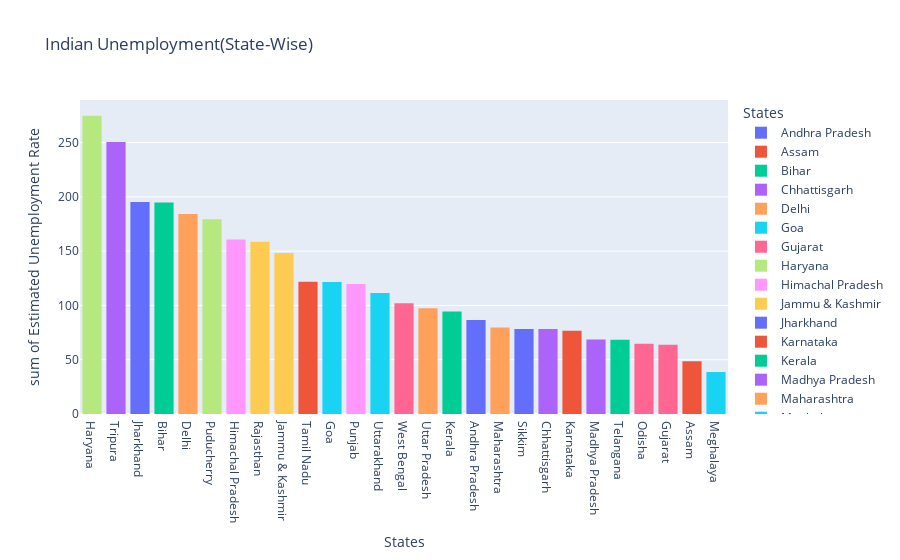

The code cell stored with this chart in its notebook:
### Code cell
import plotly.express as px
figure = px.histogram(df,x= 'States',y= 'Estimated Unemployment Rate',title="Indian Unemployment(State-Wise)",template='plotly',color="States")
figure.update_layout(xaxis={'categoryorder': 'total descending'})
figure.show()

### Figure 1 — Plotly figure (JSON) as saved in the notebook; plotly's stock layout.template omitted (floating-point values rounded to 4 significant figures)
{"data": [{"alignmentgroup": "True", "bingroup": "x", "histfunc": "sum", "hovertemplate": "States=%{x}<br>sum of Estimated Unemployment Rate=%{y}<extra></extra>", "legendgroup": "Andhra Pradesh", "marker": {"color": "#636efa", "pattern": {"shape": ""}}, "name": "Andhra Pradesh", "offsetgroup": "Andhra Pradesh", "orientation": "v", "showlegend": true, "type": "histogram", "x": ["Andhra Pradesh", "Andhra Pradesh", "Andhra Pradesh", "Andhra Pradesh", "Andhra Pradesh", "Andhra Pradesh", "Andhra Pradesh", "Andhra Pradesh", "Andhra Pradesh", "Andhra Pradesh"], "xaxis": "x", "y": [5.48, 5.83, 5.79, 20.51, 17.43, 3.31, 8.34, 6.96, 6.4, 6.59], "yaxis": "y"}, {"alignmentgroup": "True", "bingroup": "x", "histfunc": "sum", "hovertemplate": "States=%{x}<br>sum of Estimated Unemployment Rate=%{y}<extra></extra>", "legendgroup": "Assam", "marker": {"color": "#EF553B", "pattern": {"shape": ""}}, "name": "Assam", "offsetgroup": "Assam", "orientation": "v", "showlegend": true, "type": "histogram", "x": ["Assam", "Assam", "Assam", "Assam", "Assam", "Assam", "Assam", "Assam", "Assam", "Assam"], "xaxis": "x", "y": [4.66, 4.41, 4.77, 11.06, 9.55, 0.6, 3.77, 5.53, 1.19, 3.02], "yaxis": "y"}, {"alignmentgroup": "True", "bingroup": "x", "histfunc": "sum", "hovertemplate": "States=%{x}<br>sum of Estimated Unemployment Rate=%{y}<extra></extra>", "legendgroup": "Bihar", "marker": {"color": "#00cc96", "pattern": {"shape": ""}}, "name": "Bihar", "offsetgroup": "Bihar", "orientation": "v", "showlegend": true, "type": "histogram", "x": ["Bihar", "Bihar", "Bihar", "Bihar", "Bihar", "Bihar", "Bihar", "Bihar", "Bihar", "Bihar"], "xaxis": "x", "y": [10.61, 10.29, 15.43, 46.64, 45.96, 17.82, 12.79, 13.44, 11.91, 9.82], "yaxis": "y"}, {"alignmentgroup": "True", "bingroup": "x", "histfunc": "sum", "hovertemplate": "States=%{x}<br>sum of Estimated Unemployment Rate=%{y}<extra></extra>", "legendgroup": "Chhattisgarh", "marker": {"color": "#ab63fa", "pattern": {"shape": ""}}, "name": "Chhattisgarh", "offsetgroup": "Chhattisgarh", "orientation": "v", "showlegend": true, "type": "histogram", "x": ["Chhattisgarh", "Chhattisgarh", "Chhattisgarh", "Chhattisgarh", "Chhattisgarh", "Chhattisgarh", "Chhattisgarh", "Chhattisgarh", "Chhattisgarh", "Chhattisgarh"], "xaxis": "x", "y": [9.65, 8.38, 7.54, 3.41, 10.5, 14.23, 10.27, 5.63, 1.96, 6.62], "yaxis": "y"}, {"alignmentgroup": "True", "bingroup": "x", "histfunc": "sum", "hovertemplate": "States=%{x}<br>sum of Estimated Unemployment Rate=%{y}<extra></extra>", "legendgroup": "Delhi", "marker": {"color": "#FFA15A", "pattern": {"shape": ""}}, "name": "Delhi", "offsetgroup": "Delhi", "orientation": "v", "showlegend": true, "type": "histogram", "x": ["Delhi", "Delhi", "Delhi", "Delhi", "Delhi", "Delhi", "Delhi", "Delhi", "Delhi", "Delhi"], "xaxis": "x", "y": [22.23, 14.84, 17.04, 16.68, 42.27, 18.19, 20.3, 13.79, 12.53, 6.27], "yaxis": "y"}, {"alignmentgroup": "True", "bingroup": "x", "histfunc": "sum", "hovertemplate": "States=%{x}<br>sum of Estimated Unemployment Rate=%{y}<extra></extra>", "legendgroup": "Goa", "marker": {"color": "#19d3f3", "pattern": {"shape": ""}}, "name": "Goa", "offsetgroup": "Goa", "orientation": "v", "showlegend": true, "type": "histogram", "x": ["Goa", "Goa", "Goa", "Goa", "Goa", "Goa", "Goa", "Goa", "Goa", "Goa"], "xaxis": "x", "y": [8.89, 2.81, 5.25, 13.31, 21.25, 9.96, 17.07, 16.21, 15.38, 11.54], "yaxis": "y"}, {"alignmentgroup": "True", "bingroup": "x", "histfunc": "sum", "hovertemplate": "States=%{x}<br>sum of Estimated Unemployment Rate=%{y}<extra></extra>", "legendgroup": "Gujarat", "marker": {"color": "#FF6692", "pattern": {"shape": ""}}, "name": "Gujarat", "offsetgroup": "Gujarat", "orientation": "v", "showlegend": true, "type": "histogram", "x": ["Gujarat", "Gujarat", "Gujarat", "Gujarat", "Gujarat", "Gujarat", "Gujarat", "Gujarat", "Gujarat", "Gujarat"], "xaxis": "x", "y": [5.54, 6.38, 6.66, 18.71, 12.11, 3.2, 1.84, 1.87, 3.42, 4.03], "yaxis": "y"}, {"alignmentgroup": "True", "bingroup": "x", "histfunc": "sum", "hovertemplate": "States=%{x}<br>sum of Estimated Unemployment Rate=%{y}<extra></extra>", "legendgroup": "Haryana", "marker": {"color": "#B6E880", "pattern": {"shape": ""}}, "name": "Haryana", "offsetgroup": "Haryana", "orientation": "v", "showlegend": true, "type": "histogram", "x": ["Haryana", "Haryana", "Haryana", "Haryana", "Haryana", "Haryana", "Haryana", "Haryana", "Haryana", "Haryana"], "xaxis": "x", "y": [20.34, 25.77, 25.05, 43.22, 29.02, 26.7, 24.18, 33.5, 19.68, 27.31], "yaxis": "y"}, {"alignmentgroup": "True", "bingroup": "x", "histfunc": "sum", "hovertemplate": "States=%{x}<br>sum of Estimated Unemployment Rate=%{y}<extra></extra>", "legendgroup": "Himachal Pradesh", "marker": {"color": "#FF97FF", "pattern": {"shape": ""}}, "name": "Himachal Pradesh", "offsetgroup": "Himachal Pradesh", "orientation": "v", "showlegend": true, "type": "histogram", "x": ["Himachal Pradesh", "Himachal Pradesh", "Himachal Pradesh", "Himachal Pradesh", "Himachal Pradesh", "Himachal Pradesh", "Himachal Pradesh", "Himachal Pradesh", "Himachal Pradesh", "Himachal Pradesh"], "xaxis": "x", "y": [16.83, 16.84, 18.76, 2.2, 26.95, 13.47, 24.31, 15.79, 12.04, 13.46], "yaxis": "y"}, {"alignmentgroup": "True", "bingroup": "x", "histfunc": "sum", "hovertemplate": "States=%{x}<br>sum of Estimated Unemployment Rate=%{y}<extra></extra>", "legendgroup": "Jammu & Kashmir", "marker": {"color": "#FECB52", "pattern": {"shape": ""}}, "name": "Jammu & Kashmir", "offsetgroup": "Jammu & Kashmir", "orientation": "v", "showlegend": true, "type": "histogram", "x": ["Jammu & Kashmir", "Jammu & Kashmir", "Jammu & Kashmir", "Jammu & Kashmir", "Jammu & Kashmir", "Jammu & Kashmir", "Jammu & Kashmir", "Jammu & Kashmir", "Jammu & Kashmir"], "xaxis": "x", "y": [21.08, 20.78, 15.5, 18.74, 17.92, 10.88, 11.09, 16.17, 16.14], "yaxis": "y"}, {"alignmentgroup": "True", "bingroup": "x", "histfunc": "sum", "hovertemplate": "States=%{x}<br>sum of Estimated Unemployment Rate=%{y}<extra></extra>", "legendgroup": "Jharkhand", "marker": {"color": "#636efa", "pattern": {"shape": ""}}, "name": "Jharkhand", "offsetgroup": "Jharkhand", "orientation": "v", "showlegend": true, "type": "histogram", "x": ["Jharkhand", "Jharkhand", "Jharkhand", "Jharkhand", "Jharkhand", "Jharkhand", "Jharkhand", "Jharkhand", "Jharkhand", "Jharkhand"], "xaxis": "x", "y": [10.61, 11.85, 8.23, 47.09, 59.23, 20.95, 7.63, 9.76, 8.24, 11.8], "yaxis": "y"}, {"alignmentgroup": "True", "bingroup": "x", "histfunc": "sum", "hovertemplate": "States=%{x}<br>sum of Estimated Unemployment Rate=%{y}<extra></extra>", "legendgroup": "Karnataka", "marker": {"color": "#EF553B", "pattern": {"shape": ""}}, "name": "Karnataka", "offsetgroup": "Karnataka", "orientation": "v", "showlegend": true, "type": "histogram", "x": ["Karnataka", "Karnataka", "Karnataka", "Karnataka", "Karnataka", "Karnataka", "Karnataka", "Karnataka", "Karnataka", "Karnataka"], "xaxis": "x", "y": [2.86, 3.61, 3.46, 29.84, 19.97, 8.44, 4.01, 0.5, 2.41, 1.58], "yaxis": "y"}, {"alignmentgroup": "True", "bingroup": "x", "histfunc": "sum", "hovertemplate": "States=%{x}<br>sum of Estimated Unemployment Rate=%{y}<extra></extra>", "legendgroup": "Kerala", "marker": {"color": "#00cc96", "pattern": {"shape": ""}}, "name": "Kerala", "offsetgroup": "Kerala", "orientation": "v", "showlegend": true, "type": "histogram", "x": ["Kerala", "Kerala", "Kerala", "Kerala", "Kerala", "Kerala", "Kerala", "Kerala", "Kerala", "Kerala"], "xaxis": "x", "y": [5.31, 7.6, 8.99, 16.99, 17.88, 9.71, 7.09, 10.98, 5.91, 3.88], "yaxis": "y"}, {"alignmentgroup": "True", "bingroup": "x", "histfunc": "sum", "hovertemplate": "States=%{x}<br>sum of Estimated Unemployment Rate=%{y}<extra></extra>", "legendgroup": "Madhya Pradesh", "marker": {"color": "#ab63fa", "pattern": {"shape": ""}}, "name": "Madhya Pradesh", "offsetgroup": "Madhya Pradesh", "orientation": "v", "showlegend": true, "type": "histogram", "x": ["Madhya Pradesh", "Madhya Pradesh", "Madhya Pradesh", "Madhya Pradesh", "Madhya Pradesh", "Madhya Pradesh", "Madhya Pradesh", "Madhya Pradesh", "Madhya Pradesh", "Madhya Pradesh"], "xaxis": "x", "y": [4.11, 4.57, 2.22, 12.36, 21.98, 6.48, 5.08, 4.7, 3.91, 3.13], "yaxis": "y"}, {"alignmentgroup": "True", "bingroup": "x", "histfunc": "sum", "hovertemplate": "States=%{x}<br>sum of Estimated Unemployment Rate=%{y}<extra></extra>", "legendgroup": "Maharashtra", "marker": {"color": "#FFA15A", "pattern": {"shape": ""}}, "name": "Maharashtra", "offsetgroup": "Maharashtra", "orientation": "v", "showlegend": true, "type": "histogram", "x": ["Maharashtra", "Maharashtra", "Maharashtra", "Maharashtra", "Maharashtra", "Maharashtra", "Maharashtra", "Maharashtra", "Maharashtra", "Maharashtra"], "xaxis": "x", "y": [4.95, 4.69, 5.79, 20.9, 15.46, 9.23, 3.89, 6.23, 4.55, 4.1], "yaxis": "y"}, {"alignmentgroup": "True", "bingroup": "x", "histfunc": "sum", "hovertemplate": "States=%{x}<br>sum of Estimated Unemployment Rate=%{y}<extra></extra>", "legendgroup": "Meghalaya", "marker": {"color": "#19d3f3", "pattern": {"shape": ""}}, "name": "Meghalaya", "offsetgroup": "Meghalaya", "orientation": "v", "showlegend": true, "type": "histogram", "x": ["Meghalaya", "Meghalaya", "Meghalaya", "Meghalaya", "Meghalaya", "Meghalaya", "Meghalaya", "Meghalaya", "Meghalaya", "Meghalaya"], "xaxis": "x", "y": [1.66, 3.59, 1.58, 10.03, 5.92, 1.15, 2.1, 3.74, 4.29, 4.6], "yaxis": "y"}, {"alignmentgroup": "True", "bingroup": "x", "histfunc": "sum", "hovertemplate": "States=%{x}<br>sum of Estimated Unemployment Rate=%{y}<extra></extra>", "legendgroup": "Odisha", "marker": {"color": "#FF6692", "pattern": {"shape": ""}}, "name": "Odisha", "offsetgroup": "Odisha", "orientation": "v", "showlegend": true, "type": "histogram", "x": ["Odisha", "Odisha", "Odisha", "Odisha", "Odisha", "Odisha", "Odisha", "Odisha", "Odisha", "Odisha"], "xaxis": "x", "y": [1.9, 3.12, 13.08, 23.76, 11.41, 3.77, 1.88, 1.42, 2.1, 2.18], "yaxis": "y"}, {"alignmentgroup": "True", "bingroup": "x", "histfunc": "sum", "hovertemplate": "States=%{x}<br>sum of Estimated Unemployment Rate=%{y}<extra></extra>", "legendgroup": "Puducherry", "marker": {"color": "#B6E880", "pattern": {"shape": ""}}, "name": "Puducherry", "offsetgroup": "Puducherry", "orientation": "v", "showlegend": true, "type": "histogram", "x": ["Puducherry", "Puducherry", "Puducherry", "Puducherry", "Puducherry", "Puducherry", "Puducherry", "Puducherry", "Puducherry", "Puducherry"], "xaxis": "x", "y": [0.58, 1.76, 1.2, 75.85, 58.19, 4.24, 15.47, 5.05, 10.9, 6.18], "yaxis": "y"}, {"alignmentgroup": "True", "bingroup": "x", "histfunc": "sum", "hovertemplate": "States=%{x}<br>sum of Estimated Unemployment Rate=%{y}<extra></extra>", "legendgroup": "Punjab", "marker": {"color": "#FF97FF", "pattern": {"shape": ""}}, "name": "Punjab", "offsetgroup": "Punjab", "orientation": "v", "showlegend": true, "type": "histogram", "x": ["Punjab", "Punjab", "Punjab", "Punjab", "Punjab", "Punjab", "Punjab", "Punjab", "Punjab", "Punjab"], "xaxis": "x", "y": [11.11, 10.97, 10.32, 2.86, 28.33, 16.55, 9.19, 10.99, 9.61, 9.88], "yaxis": "y"}, {"alignmentgroup": "True", "bingroup": "x", "histfunc": "sum", "hovertemplate": "States=%{x}<br>sum of Estimated Unemployment Rate=%{y}<extra></extra>", "legendgroup": "Rajasthan", "marker": {"color": "#FECB52", "pattern": {"shape": ""}}, "name": "Rajasthan", "offsetgroup": "Rajasthan", "orientation": "v", "showlegend": true, "type": "histogram", "x": ["Rajasthan", "Rajasthan", "Rajasthan", "Rajasthan", "Rajasthan", "Rajasthan", "Rajasthan", "Rajasthan", "Rajasthan", "Rajasthan"], "xaxis": "x", "y": [10.97, 15.16, 11.9, 17.7, 15.74, 14.39, 15.81, 17.51, 15.35, 24.15], "yaxis": "y"}, {"alignmentgroup": "True", "bingroup": "x", "histfunc": "sum", "hovertemplate": "States=%{x}<br>sum of Estimated Unemployment Rate=%{y}<extra></extra>", "legendgroup": "Sikkim", "marker": {"color": "#636efa", "pattern": {"shape": ""}}, "name": "Sikkim", "offsetgroup": "Sikkim", "orientation": "v", "showlegend": true, "type": "histogram", "x": ["Sikkim", "Sikkim", "Sikkim", "Sikkim", "Sikkim", "Sikkim", "Sikkim", "Sikkim"], "xaxis": "x", "y": [23.57, 2.28, 24.51, 4.46, 4.45, 12.49, 5.7, 0.88], "yaxis": "y"}, {"alignmentgroup": "True", "bingroup": "x", "histfunc": "sum", "hovertemplate": "States=%{x}<br>sum of Estimated Unemployment Rate=%{y}<extra></extra>", "legendgroup": "Tamil Nadu", "marker": {"color": "#EF553B", "pattern": {"shape": ""}}, "name": "Tamil Nadu", "offsetgroup": "Tamil Nadu", "orientation": "v", "showlegend": true, "type": "histogram", "x": ["Tamil Nadu", "Tamil Nadu", "Tamil Nadu", "Tamil Nadu", "Tamil Nadu", "Tamil Nadu", "Tamil Nadu", "Tamil Nadu", "Tamil Nadu", "Tamil Nadu"], "xaxis": "x", "y": [1.57, 2.09, 6.4, 49.83, 33.16, 12.2, 6.81, 2.65, 5, 2.16], "yaxis": "y"}, {"alignmentgroup": "True", "bingroup": "x", "histfunc": "sum", "hovertemplate": "States=%{x}<br>sum of Estimated Unemployment Rate=%{y}<extra></extra>", "legendgroup": "Telangana", "marker": {"color": "#00cc96", "pattern": {"shape": ""}}, "name": "Telangana", "offsetgroup": "Telangana", "orientation": "v", "showlegend": true, "type": "histogram", "x": ["Telangana", "Telangana", "Telangana", "Telangana", "Telangana", "Telangana", "Telangana", "Telangana", "Telangana", "Telangana"], "xaxis": "x", "y": [5.49, 8.29, 5.77, 6.25, 14.7, 10.55, 5.36, 5.79, 3.27, 2.86], "yaxis": "y"}, {"alignmentgroup": "True", "bingroup": "x", "histfunc": "sum", "hovertemplate": "States=%{x}<br>sum of Estimated Unemployment Rate=%{y}<extra></extra>", "legendgroup": "Tripura", "marker": {"color": "#ab63fa", "pattern": {"shape": ""}}, "name": "Tripura", "offsetgroup": "Tripura", "orientation": "v", "showlegend": true, "type": "histogram", "x": ["Tripura", "Tripura", "Tripura", "Tripura", "Tripura", "Tripura", "Tripura", "Tripura", "Tripura", "Tripura"], "xaxis": "x", "y": [32.67, 28.4, 29.95, 41.23, 21.51, 21.71, 18.24, 27.92, 17.35, 11.57], "yaxis": "y"}, {"alignmentgroup": "True", "bingroup": "x", "histfunc": "sum", "hovertemplate": "States=%{x}<br>sum of Estimated Unemployment Rate=%{y}<extra></extra>", "legendgroup": "Uttar Pradesh", "marker": {"color": "#FFA15A", "pattern": {"shape": ""}}, "name": "Uttar Pradesh", "offsetgroup": "Uttar Pradesh", "orientation": "v", "showlegend": true, "type": "histogram", "x": ["Uttar Pradesh", "Uttar Pradesh", "Uttar Pradesh", "Uttar Pradesh", "Uttar Pradesh", "Uttar Pradesh", "Uttar Pradesh", "Uttar Pradesh", "Uttar Pradesh", "Uttar Pradesh"], "xaxis": "x", "y": [7.58, 8.98, 10.11, 21.54, 20.41, 9.47, 5.56, 5.79, 4.18, 3.75], "yaxis": "y"}, {"alignmentgroup": "True", "bingroup": "x", "histfunc": "sum", "hovertemplate": "States=%{x}<br>sum of Estimated Unemployment Rate=%{y}<extra></extra>", "legendgroup": "Uttarakhand", "marker": {"color": "#19d3f3", "pattern": {"shape": ""}}, "name": "Uttarakhand", "offsetgroup": "Uttarakhand", "orientation": "v", "showlegend": true, "type": "histogram", "x": ["Uttarakhand", "Uttarakhand", "Uttarakhand", "Uttarakhand", "Uttarakhand", "Uttarakhand", "Uttarakhand", "Uttarakhand", "Uttarakhand", "Uttarakhand"], "xaxis": "x", "y": [5.49, 4.99, 19.85, 6.48, 8.01, 8.61, 12.38, 14.26, 22.26, 9.23], "yaxis": "y"}, {"alignmentgroup": "True", "bingroup": "x", "histfunc": "sum", "hovertemplate": "States=%{x}<br>sum of Estimated Unemployment Rate=%{y}<extra></extra>", "legendgroup": "West Bengal", "marker": {"color": "#FF6692", "pattern": {"shape": ""}}, "name": "West Bengal", "offsetgroup": "West Bengal", "orientation": "v", "showlegend": true, "type": "histogram", "x": ["West Bengal", "West Bengal", "West Bengal", "West Bengal", "West Bengal", "West Bengal", "West Bengal", "West Bengal", "West Bengal", "West Bengal"], "xaxis": "x", "y": [6.94, 4.92, 6.92, 17.41, 17.41, 7.29, 6.83, 14.87, 9.35, 9.98], "yaxis": "y"}], "layout": {"barmode": "relative", "legend": {"title": {"text": "States"}, "tracegroupgap": 0}, "title": {"text": "Indian Unemployment(State-Wise)"}, "xaxis": {"anchor": "y", "categoryarray": ["Andhra Pradesh", "Assam", "Bihar", "Chhattisgarh", "Delhi", "Goa", "Gujarat", "Haryana", "Himachal Pradesh", "Jammu & Kashmir", "Jharkhand", "Karnataka", "Kerala", "Madhya Pradesh", "Maharashtra", "Meghalaya", "Odisha", "Puducherry", "Punjab", "Rajasthan", "Sikkim", "Tamil Nadu", "Telangana", "Tripura", "Uttar Pradesh", "Uttarakhand", "West Bengal"], "categoryorder": "total descending", "domain": [0, 1], "title": {"text": "States"}}, "yaxis": {"anchor": "x", "domain": [0, 1], "title": {"text": "sum of Estimated Unemployment Rate"}}}}
